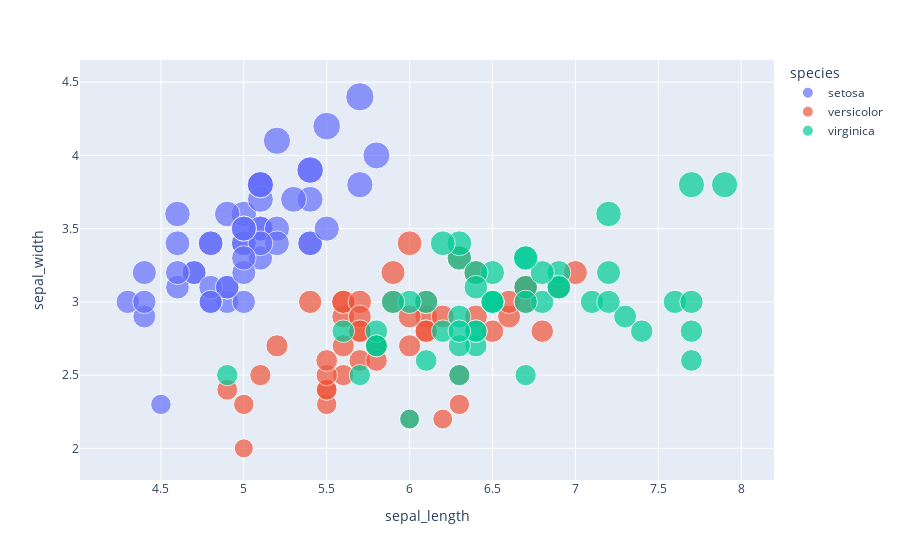

Here is the notebook cell this chart was saved with:
### Code cell
fig1 = px.scatter(data_frame=iris,x="sepal_length",y="sepal_width",color="species",size="sepal_width")
fig1.show()

### Figure 1 — Plotly figure (JSON) as saved in the notebook; plotly's stock layout.template omitted (floating-point values rounded to 4 significant figures)
{"data": [{"hovertemplate": "species=setosa<br>sepal_length=%{x}<br>sepal_width=%{marker.size}<extra></extra>", "legendgroup": "setosa", "marker": {"color": "#636efa", "size": [3.5, 3.0, 3.2, 3.1, 3.6, 3.9, 3.4, 3.4, 2.9, 3.1, 3.7, 3.4, 3.0, 3.0, 4.0, 4.4, 3.9, 3.5, 3.8, 3.8, 3.4, 3.7, 3.6, 3.3, 3.4, 3.0, 3.4, 3.5, 3.4, 3.2, 3.1, 3.4, 4.1, 4.2, 3.1, 3.2, 3.5, 3.6, 3.0, 3.4, 3.5, 2.3, 3.2, 3.5, 3.8, 3.0, 3.8, 3.2, 3.7, 3.3], "sizemode": "area", "sizeref": 0.011, "symbol": "circle"}, "mode": "markers", "name": "setosa", "orientation": "v", "showlegend": true, "type": "scatter", "x": [5.1, 4.9, 4.7, 4.6, 5.0, 5.4, 4.6, 5.0, 4.4, 4.9, 5.4, 4.8, 4.8, 4.3, 5.8, 5.7, 5.4, 5.1, 5.7, 5.1, 5.4, 5.1, 4.6, 5.1, 4.8, 5.0, 5.0, 5.2, 5.2, 4.7, 4.8, 5.4, 5.2, 5.5, 4.9, 5.0, 5.5, 4.9, 4.4, 5.1, 5.0, 4.5, 4.4, 5.0, 5.1, 4.8, 5.1, 4.6, 5.3, 5.0], "xaxis": "x", "y": [3.5, 3.0, 3.2, 3.1, 3.6, 3.9, 3.4, 3.4, 2.9, 3.1, 3.7, 3.4, 3.0, 3.0, 4.0, 4.4, 3.9, 3.5, 3.8, 3.8, 3.4, 3.7, 3.6, 3.3, 3.4, 3.0, 3.4, 3.5, 3.4, 3.2, 3.1, 3.4, 4.1, 4.2, 3.1, 3.2, 3.5, 3.6, 3.0, 3.4, 3.5, 2.3, 3.2, 3.5, 3.8, 3.0, 3.8, 3.2, 3.7, 3.3], "yaxis": "y"}, {"hovertemplate": "species=versicolor<br>sepal_length=%{x}<br>sepal_width=%{marker.size}<extra></extra>", "legendgroup": "versicolor", "marker": {"color": "#EF553B", "size": [3.2, 3.2, 3.1, 2.3, 2.8, 2.8, 3.3, 2.4, 2.9, 2.7, 2.0, 3.0, 2.2, 2.9, 2.9, 3.1, 3.0, 2.7, 2.2, 2.5, 3.2, 2.8, 2.5, 2.8, 2.9, 3.0, 2.8, 3.0, 2.9, 2.6, 2.4, 2.4, 2.7, 2.7, 3.0, 3.4, 3.1, 2.3, 3.0, 2.5, 2.6, 3.0, 2.6, 2.3, 2.7, 3.0, 2.9, 2.9, 2.5, 2.8], "sizemode": "area", "sizeref": 0.011, "symbol": "circle"}, "mode": "markers", "name": "versicolor", "orientation": "v", "showlegend": true, "type": "scatter", "x": [7.0, 6.4, 6.9, 5.5, 6.5, 5.7, 6.3, 4.9, 6.6, 5.2, 5.0, 5.9, 6.0, 6.1, 5.6, 6.7, 5.6, 5.8, 6.2, 5.6, 5.9, 6.1, 6.3, 6.1, 6.4, 6.6, 6.8, 6.7, 6.0, 5.7, 5.5, 5.5, 5.8, 6.0, 5.4, 6.0, 6.7, 6.3, 5.6, 5.5, 5.5, 6.1, 5.8, 5.0, 5.6, 5.7, 5.7, 6.2, 5.1, 5.7], "xaxis": "x", "y": [3.2, 3.2, 3.1, 2.3, 2.8, 2.8, 3.3, 2.4, 2.9, 2.7, 2.0, 3.0, 2.2, 2.9, 2.9, 3.1, 3.0, 2.7, 2.2, 2.5, 3.2, 2.8, 2.5, 2.8, 2.9, 3.0, 2.8, 3.0, 2.9, 2.6, 2.4, 2.4, 2.7, 2.7, 3.0, 3.4, 3.1, 2.3, 3.0, 2.5, 2.6, 3.0, 2.6, 2.3, 2.7, 3.0, 2.9, 2.9, 2.5, 2.8], "yaxis": "y"}, {"hovertemplate": "species=virginica<br>sepal_length=%{x}<br>sepal_width=%{marker.size}<extra></extra>", "legendgroup": "virginica", "marker": {"color": "#00cc96", "size": [3.3, 2.7, 3.0, 2.9, 3.0, 3.0, 2.5, 2.9, 2.5, 3.6, 3.2, 2.7, 3.0, 2.5, 2.8, 3.2, 3.0, 3.8, 2.6, 2.2, 3.2, 2.8, 2.8, 2.7, 3.3, 3.2, 2.8, 3.0, 2.8, 3.0, 2.8, 3.8, 2.8, 2.8, 2.6, 3.0, 3.4, 3.1, 3.0, 3.1, 3.1, 3.1, 2.7, 3.2, 3.3, 3.0, 2.5, 3.0, 3.4, 3.0], "sizemode": "area", "sizeref": 0.011, "symbol": "circle"}, "mode": "markers", "name": "virginica", "orientation": "v", "showlegend": true, "type": "scatter", "x": [6.3, 5.8, 7.1, 6.3, 6.5, 7.6, 4.9, 7.3, 6.7, 7.2, 6.5, 6.4, 6.8, 5.7, 5.8, 6.4, 6.5, 7.7, 7.7, 6.0, 6.9, 5.6, 7.7, 6.3, 6.7, 7.2, 6.2, 6.1, 6.4, 7.2, 7.4, 7.9, 6.4, 6.3, 6.1, 7.7, 6.3, 6.4, 6.0, 6.9, 6.7, 6.9, 5.8, 6.8, 6.7, 6.7, 6.3, 6.5, 6.2, 5.9], "xaxis": "x", "y": [3.3, 2.7, 3.0, 2.9, 3.0, 3.0, 2.5, 2.9, 2.5, 3.6, 3.2, 2.7, 3.0, 2.5, 2.8, 3.2, 3.0, 3.8, 2.6, 2.2, 3.2, 2.8, 2.8, 2.7, 3.3, 3.2, 2.8, 3.0, 2.8, 3.0, 2.8, 3.8, 2.8, 2.8, 2.6, 3.0, 3.4, 3.1, 3.0, 3.1, 3.1, 3.1, 2.7, 3.2, 3.3, 3.0, 2.5, 3.0, 3.4, 3.0], "yaxis": "y"}], "layout": {"legend": {"itemsizing": "constant", "title": {"text": "species"}, "tracegroupgap": 0}, "margin": {"t": 60}, "xaxis": {"anchor": "y", "domain": [0, 1], "title": {"text": "sepal_length"}}, "yaxis": {"anchor": "x", "domain": [0, 1], "title": {"text": "sepal_width"}}}}
